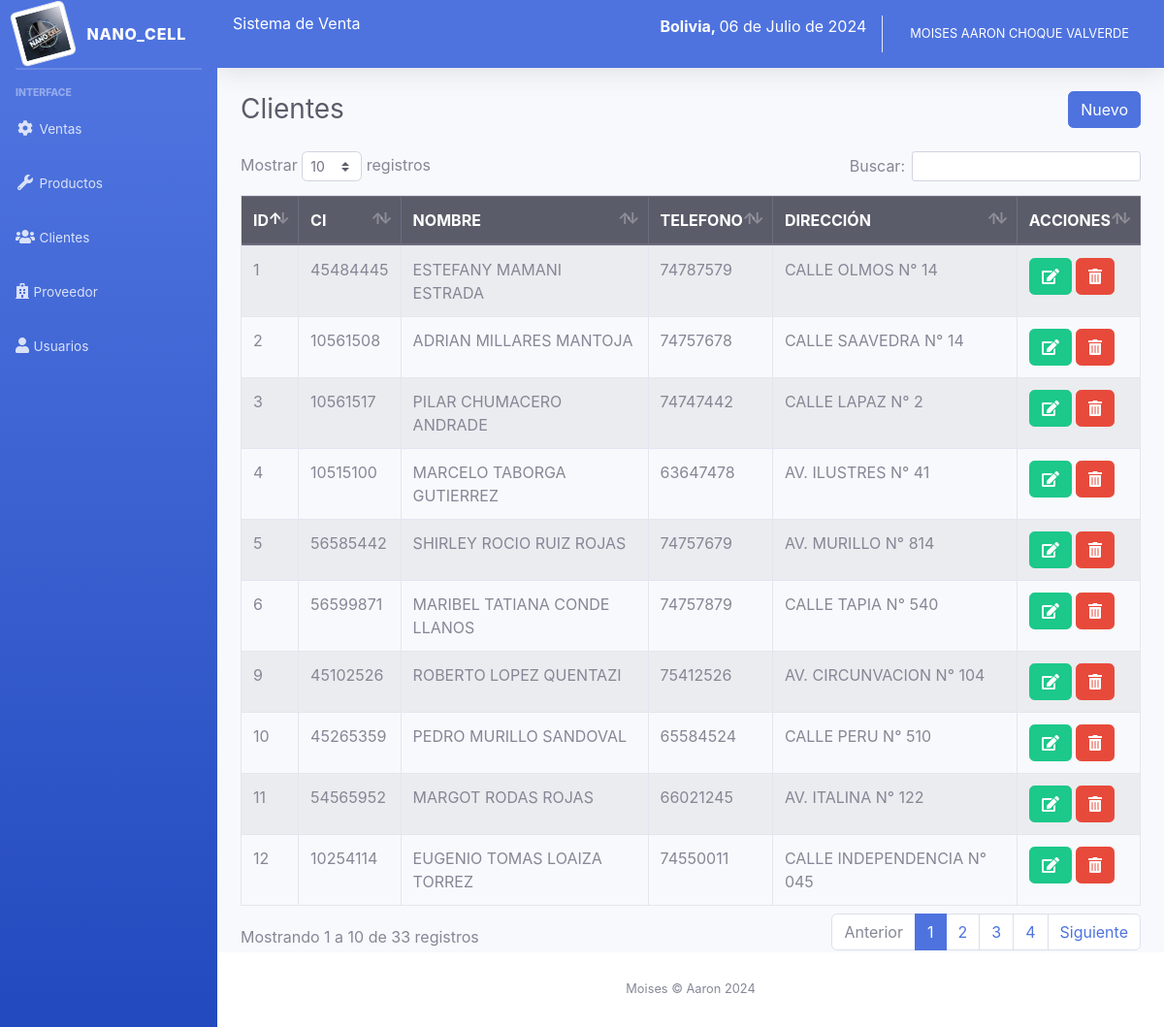
/sistema/lista_cliente.php (signed in), run on the app's committed database.
### tables this page shows
CREATE TABLE IF NOT EXISTS `cliente` (
  `idcliente` int NOT NULL AUTO_INCREMENT,
  `ci` int NOT NULL,
  `nombre` varchar(100) NOT NULL,
  `telefono` int NOT NULL,
  `direccion` varchar(200) NOT NULL,
  `usuario_id` int NOT NULL,
  PRIMARY KEY (`idcliente`)
);

### sistema/lista_cliente.php (the view)
<?php include_once "includes/header.php"; ?>
<div class="container-fluid">
	<div class="d-sm-flex align-items-center justify-content-between mb-4">
		<h1 class="h3 mb-0 text-gray-800">Clientes</h1>
		<a href="registro_cliente.php" class="btn btn-primary">Nuevo</a>
	</div>
	<div class="row">
		<div class="col-lg-12">
			<div class="table-responsive">
				<table class="table table-striped table-bordered" id="table">
					<thead class="thead-dark">
						<tr>
							<th>ID</th>
							<th>CI</th>
							<th>NOMBRE</th>
							<th>TELEFONO</th>
							<th>DIRECCIÓN</th>
							<?php if ($_SESSION['rol'] == 1) { ?>
							<th>ACCIONES</th>
							<?php } ?>
						</tr>
					</thead>
					<tbody>
						<?php
						include "../conexion.php";
						$query = mysqli_query($conexion, "SELECT * FROM cliente");
						$result = mysqli_num_rows($query);
						if ($result > 0) {
							while ($data = mysqli_fetch_assoc($query)) { ?>
								<tr>
									<td><?php echo $data['idcliente']; ?></td>
									<td><?php echo $data['ci']; ?></td>
									<td><?php echo $data['nombre']; ?></td>
									<td><?php echo $data['telefono']; ?></td>
									<td><?php echo $data['direccion']; ?></td>
									<?php if ($_SESSION['rol'] == 1) { ?>
									<td>
										<a href="editar_cliente.php?id=<?php echo $data['idcliente']; ?>" class="btn btn-success"><i class='fas fa-edit'></i></a>
										<form action="eliminar_cliente.php?id=<?php echo $data['idcliente']; ?>" method="post" class="confirmar d-inline">
											<button class="btn btn-danger" type="submit"><i class='fas fa-trash-alt'></i> </button>
										</form>
									</td>
									<?php } ?>
								</tr>
						<?php }
						} ?>
					</tbody>
				</table>
			</div>
		</div>
	</div>
</div>
</div>
<?php include_once "includes/footer.php"; ?>

### sistema/includes/header.php (shortened to what this page needs)
<?php
include "includes/functions.php";
?>
<!DOCTYPE html>
<html lang="en">
<head>
	<link href="css/sb-admin-2.min.css" rel="stylesheet">
	<link rel="stylesheet" href="css/dataTables.bootstrap4.min.css">
</head>
<body id="page-top">
	<div id="wrapper">
		<?php include_once "includes/menu.php"; ?>
		<div id="content-wrapper" class="d-flex flex-column">
			<div id="content">
				<nav class="navbar navbar-expand navbar-light bg-primary text-white topbar mb-4 static-top shadow">
					<div class="input-group">
						<h6>Sistema de Venta</h6>
						<p class="ml-auto"><strong>Bolivia, </strong><?php echo fechaPeru(); ?></p>
					</div>
					<ul class="navbar-nav ml-auto">
						<li class="nav-item dropdown no-arrow">
							<a class="nav-link dropdown-toggle" href="#" id="userDropdown" role="button" data-toggle="dropdown" aria-haspopup="true" aria-expanded="false">
								<span class="mr-2 d-none d-lg-inline small text-white"><?php echo $_SESSION['nombre']; ?></span>
							</a>
						</li>
					</ul>
				</nav>

### sistema/includes/menu.php (shortened to what this page needs)
<ul class="navbar-nav bg-gradient-primary sidebar sidebar-dark accordion" id="accordionSidebar">
	<a class="sidebar-brand d-flex align-items-center justify-content-center" href="index.php">
		<div class="sidebar-brand-icon rotate-n-15">
			<img src="img/logo1.jpg" class="img-thumbnail">
		</div>
		<div class="sidebar-brand-text mx-3">Nano_Cell</div>
	</a>
	<hr class="sidebar-divider my-0">
	<hr class="sidebar-divider">
	<div class="sidebar-heading">
		Interface
	</div>
	<li class="nav-item">
		<a class="nav-link collapsed" href="#" data-toggle="collapse" data-target="#collapseTwo" aria-expanded="true" aria-controls="collapseTwo">
			<i class="fas fa-fw fa-cog"></i>
			<span>Ventas</span>
		</a>
	</li>
	<li class="nav-item">
		<a class="nav-link collapsed" href="#" data-toggle="collapse" data-target="#collapseUtilities" aria-expanded="true" aria-controls="collapseUtilities">
			<i class="fas fa-fw fa-wrench"></i>
			<span>Productos</span>
		</a>
	</li>
	<li class="nav-item">
		<a class="nav-link collapsed" href="#" data-toggle="collapse" data-target="#collapseClientes" aria-expanded="true" aria-controls="collapseUtilities">
			<i class="fas fa-users"></i>
			<span>Clientes</span>
		</a>
	</li>
	<li class="nav-item">
		<a class="nav-link collapsed" href="#" data-toggle="collapse" data-target="#collapseProveedor" aria-expanded="true" aria-controls="collapseUtilities">
			<i class="fas fa-hospital"></i>
			<span>Proveedor</span>
		</a>
	</li>
	<?php if ($_SESSION['rol'] == 1) { ?>
		<li class="nav-item">
			<a class="nav-link collapsed" href="#" data-toggle="collapse" data-target="#collapseUsuarios" aria-expanded="true" aria-controls="collapseUtilities">
				<i class="fas fa-user"></i>
				<span>Usuarios</span>
			</a>
		</li>
	<?php } ?>
</ul>

### sistema/includes/footer.php (shortened to what this page needs)
<footer class="sticky-footer bg-white">
  <div class="container my-auto">
    <div class="copyright text-center my-auto">
      <span>Moises &copy; Aaron <?php echo date("Y"); ?></span>
    </div>
  </div>
</footer>
</div>
</div>
</body>
</html>

### data on the page
cliente: idcliente "1", ci "45484445", nombre "ESTEFANY MAMANI ESTRADA", telefono "74787579", direccion "CALLE OLMOS N° 14"
cliente: idcliente "2", ci "10561508", nombre "ADRIAN MILLARES MANTOJA", telefono "74757678", direccion "CALLE SAAVEDRA N° 14"
cliente: idcliente "3", ci "10561517", nombre "PILAR CHUMACERO ANDRADE", telefono "74747442", direccion "CALLE LAPAZ N° 2"
cliente: idcliente "4", ci "10515100", nombre "MARCELO TABORGA GUTIERREZ", telefono "63647478", direccion "AV. ILUSTRES N° 41"
cliente: idcliente "5", ci "56585442", nombre "SHIRLEY ROCIO RUIZ ROJAS", telefono "74757679", direccion "AV. MURILLO N° 814"
cliente: idcliente "6", ci "56599871", nombre "MARIBEL TATIANA CONDE LLANOS", telefono "74757879", direccion "CALLE TAPIA N° 540"
cliente: idcliente "9", ci "45102526", nombre "ROBERTO LOPEZ QUENTAZI", telefono "75412526", direccion "AV. CIRCUNVACION N° 104"
cliente: idcliente "10", ci "45265359", nombre "PEDRO MURILLO SANDOVAL", telefono "65584524", direccion "CALLE PERU N° 510"
cliente: idcliente "11", ci "54565952", nombre "MARGOT RODAS ROJAS", telefono "66021245", direccion "AV. ITALINA N° 122"
cliente: idcliente "12", ci "10254114", nombre "EUGENIO TOMAS LOAIZA TORREZ", telefono "74550011", direccion "CALLE INDEPENDENCIA N° 045"

### other printed values
fechaPeru() "06 de Julio de 2024"
$_SESSION['nombre'] "MOISES AARON CHOQUE VALVERDE"
